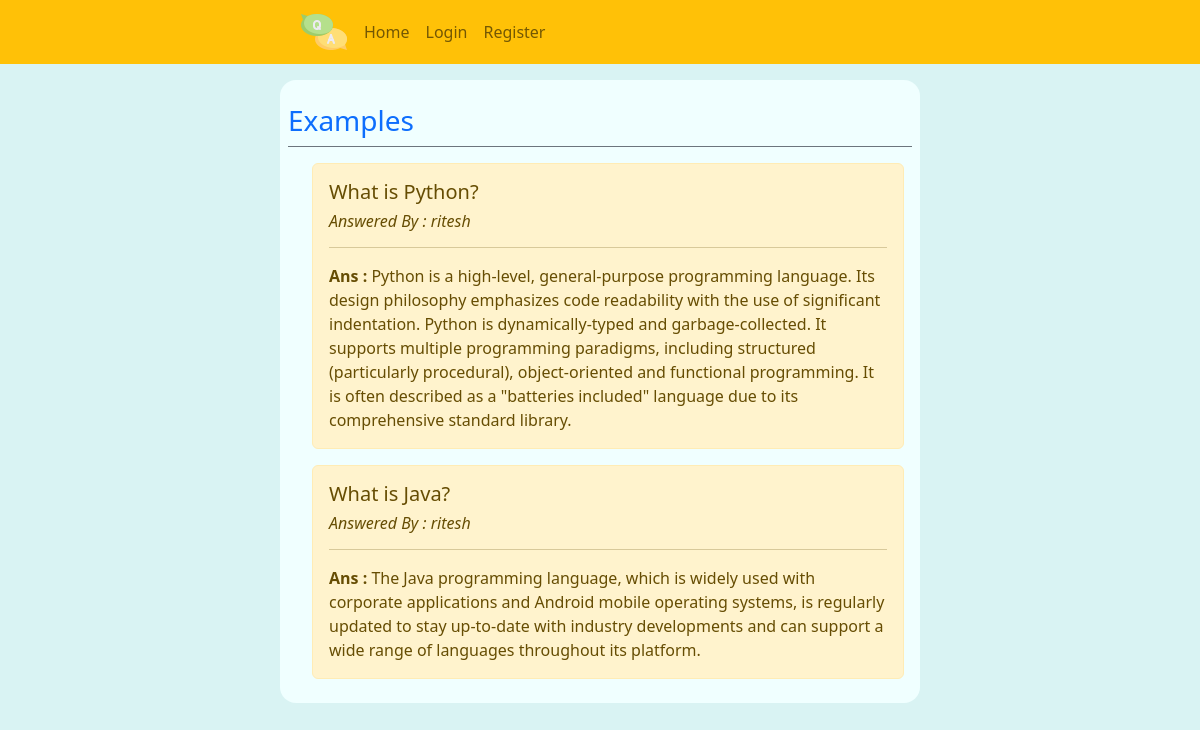
The page / on the database its author committed.
### tables this page shows
CREATE TABLE questions (
                        id INTEGER PRIMARY KEY AUTOINCREMENT,
                        question_text TEXT NOT NULL,
                        answer_text TEXT,
                        ask_by_id INTEGER NOT NULL,
                        expert_id INTEGER NOT NULL
);

CREATE TABLE users (
                   id INTEGER PRIMARY KEY AUTOINCREMENT,
                   name TEXT UNIQUE NOT NULL,
                   password TEXT NOT NULL,
                   admin INTEGER NOT NULL,
                   expert INTEGER NOT NULL
);

### app.py (the view)
@app.route('/')
def index():
    db = get_db()
    question_answer = db.execute('select questions.question_text, questions.answer_text, users.name from questions join users on users.id = questions.expert_id where answer_text is not null').fetchall()
    return render_template('index.html',question_answer=question_answer)

### app.py (called while the page is built)
@app.before_request
def load_before_request():
    user_id = session.get('user_id')
    if user_id is None:
        g.user=None
    else:
        g.user = get_db().execute('select * from users WHERE id = ?',(user_id,)).fetchone()

### db.py (called while the page is built)
def connect_db():
    conn = sqlite3.connect('qa.db')
    conn.row_factory = sqlite3.Row
    return conn

def get_db():
    if 'db' not in g:
        g.db = connect_db()
    return g.db

### templates/index.html
{% extends 'base.html' %}
{% block title %}Examples{% endblock %}
{% block form %}
{% for q_a in question_answer %}
<div class="container my-3">
  <div class="alert alert-warning" role="alert">
    <h5>{{ q_a['question_text'] }}</h5>
    <i> <h6> Answered By : {{ q_a['name'] }} </h6></i>
    <hr>
    <strong> Ans : </strong>
    {{ q_a['answer_text'] }}
  </div>
</div>
{% endfor %}
{% endblock %}

### templates/base.html (shortened to what this page needs)
<!doctype html>
<html lang="en">
<head>
  <link href="https://cdn.jsdelivr.net/npm/bootstrap@5.2.2/dist/css/bootstrap.min.css" rel="stylesheet"
>
</head>
<body class="mx-auto" style="background-color: rgb(217, 243, 243);">
  <nav class="navbar navbar-expand-lg navbar-light bg-warning" >
    <div class="container" style=" max-width: 640px; margin: 0 auto;">
      <img class= "mx-2" src="/static/logo.png" alt="logo">
      <div class="collapse navbar-collapse" id="navbarNavAltMarkup">
        <div class="navbar-nav">
          <a class="nav-link" href="{{ url_for('index') }}">Home</a>
          {% if g.user == None %}
          <a class="nav-link" href="{{ url_for('login') }}">Login</a>
          <a class="nav-link" href="{{ url_for('register') }}">Register</a>
          {% endif %}
        </div>
      </div>
    </div>
  </nav>
  <div class="my-3 py-2 rounded-4" style="margin: 5%; max-width: 640px;margin: 0 auto; background-color: azure;">
    <h3 class="mx-2 my-2 py-2  text-primary border-bottom border-secondary">{% block title %}{% endblock %}</h3>
    <div class="container mx-2 my-2">
      {% block form %}{% endblock %}
    </div>
  </div>
</body>
</html>

### rows shown on the page
questions: question_text "What is Python?", name "ritesh", answer_text "Python is a high-level, general-purpose programming language. Its design philosophy emphasizes code readability with the use of significant indentation. Python is dynamically-typed and garbage-collected. It supports multiple programming paradigms, including structured (particularly procedural), object-oriented and functional programming. It is often described as a \"batteries included\" language due to its comprehensive standard library."
questions: question_text "What is Java?", name "ritesh", answer_text "The Java programming language, which is widely used with corporate applications and Android mobile operating systems, is regularly updated to stay up-to-date with industry developments and can support a wide range of languages throughout its platform."
